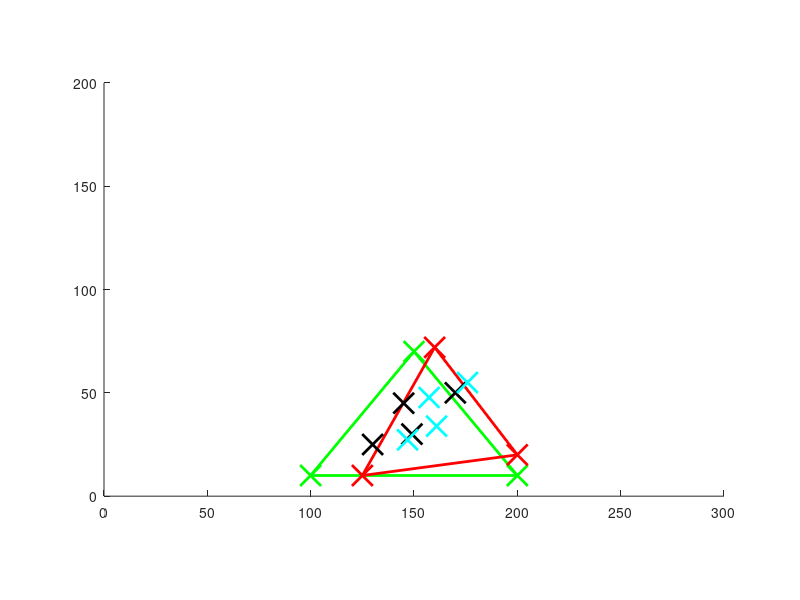

MATLAB code to generate this figure:
%% Define 2 sets of vanishing point
vanishingPtsA = [100, 10;
                150, 70;
                200, 10];
vanishingptsB = [125, 10;
                 160, 72;
                 200, 20];
            
movingPtsA = [149, 30;
              130, 25;
              170, 50;
              145, 45];
movingPtsB = [];
for i = 1:size(movingPtsA);
%% Triangulation measurement (?
% p = alpha*p1 + beta*p2 + gamma*p3
tempVar =   -vanishingPtsA(2,1) * vanishingPtsA(3,2) + ...
            vanishingPtsA(2,1) * vanishingPtsA(1,2) + ...
            vanishingPtsA(1,1) * vanishingPtsA(3,2) + ... 
            vanishingPtsA(3,1) * vanishingPtsA(2,2) - ...            
            vanishingPtsA(3,1) * vanishingPtsA(1,2) - ...
            vanishingPtsA(1,1) * vanishingPtsA(2,2);
% beta = (x3*Y - x1*Y - x3*y1 - X*y3 + x1*y3 + X*y1 ) / (-x2*y3 + x2*y1 + x1*y3 + x3*y2 - x3*y1 - x1y2)       
beta =  (vanishingPtsA(3,1) * movingPtsA(i,2) - ...
        vanishingPtsA(1,1) * movingPtsA(i,2) - ...
        vanishingPtsA(3,1) * vanishingPtsA(1,2) - ...
        movingPtsA(i,1) * vanishingPtsA(3,2) + ...
        vanishingPtsA(1,1) * vanishingPtsA(3,2) + ...
        movingPtsA(i,1) * vanishingPtsA(1,2) ) / tempVar;
% gamma = (X*y2 - X*y1 - x1*y2 - x2*Y + x2*y1 + x1*Y) / (-x2*y3 + x2*y1 + x1*y3 + x3*y2 - x3*y1 - x1y2)
gamma =     (movingPtsA(i,1) * vanishingPtsA(2,2) - ...
            movingPtsA(i,1) * vanishingPtsA(1,2) - ...
            vanishingPtsA(1,1) * vanishingPtsA(2,2) - ...
            vanishingPtsA(2,1) * movingPtsA(i,2) + ...
            vanishingPtsA(2,1) * vanishingPtsA(1,2) + ...
            vanishingPtsA(1,1) * movingPtsA(i,2) ) / tempVar;
alpha = 1 - (beta + gamma);
movingPtsB(i,:) = alpha * vanishingptsB(1,:) + beta * vanishingptsB(2,:) + gamma * vanishingptsB(3,:);
end
%% Plot figure for demonstration purpose
figure(1), hold on;
xlim([0,300]);
ylim([0,200]);
daspect([1 1 1]);
% Triangular formed by three vanishing points A
plot(vanishingPtsA(:,1), vanishingPtsA(:,2), 'x', 'Color', 'Green', 'MarkerSize', 15, 'LineWidth', 2);
plot([vanishingPtsA(1,1), vanishingPtsA(2,1)], [vanishingPtsA(1,2), vanishingPtsA(2,2)], '-', 'Color', 'Green', 'LineWidth', 2);
plot([vanishingPtsA(1,1), vanishingPtsA(3,1)], [vanishingPtsA(1,2), vanishingPtsA(3,2)], '-', 'Color', 'Green', 'LineWidth', 2);
plot([vanishingPtsA(2,1), vanishingPtsA(3,1)], [vanishingPtsA(2,2), vanishingPtsA(3,2)], '-', 'Color', 'Green', 'LineWidth', 2);

% Triangular formed by three vanishing points B
plot(vanishingptsB(:,1), vanishingptsB(:,2), 'x', 'Color', 'Red', 'MarkerSize', 15, 'LineWidth', 2);
plot([vanishingptsB(1,1), vanishingptsB(2,1)], [vanishingptsB(1,2), vanishingptsB(2,2)], '-', 'Color', 'Red', 'LineWidth', 2);
plot([vanishingptsB(1,1), vanishingptsB(3,1)], [vanishingptsB(1,2), vanishingptsB(3,2)], '-', 'Color', 'Red', 'LineWidth', 2);
plot([vanishingptsB(2,1), vanishingptsB(3,1)], [vanishingptsB(2,2), vanishingptsB(3,2)], '-', 'Color', 'Red', 'LineWidth', 2);

% Moving points bounded by vanishing points A
plot(movingPtsA(:,1), movingPtsA(:,2), 'x', 'Color', 'Black', 'MarkerSize', 15, 'LineWidth', 2);
% plot([movingPtsA(1), vanishingPtsA(1,1)], [movingPtsA(2), vanishingPtsA(1,2)], '-', 'Color', 'M', 'LineWidth', 1);
% plot([movingPtsA(1), vanishingPtsA(2,1)], [movingPtsA(2), vanishingPtsA(2,2)], '-', 'Color', 'M', 'LineWidth', 1);
% plot([movingPtsA(1), vanishingPtsA(3,1)], [movingPtsA(2), vanishingPtsA(3,2)], '-', 'Color', 'M', 'LineWidth', 1);

% Moving points bounded by vanishing points B
plot(movingPtsB(:,1), movingPtsB(:,2), 'x', 'Color', 'Cyan', 'MarkerSize', 15, 'LineWidth', 2);
% plot([movingPtsB(1), vanishingptsB(1,1)], [movingPtsB(2), vanishingptsB(1,2)], '-', 'Color', 'M', 'LineWidth', 1);
% plot([movingPtsB(1), vanishingptsB(2,1)], [movingPtsB(2), vanishingptsB(2,2)], '-', 'Color', 'M', 'LineWidth', 1);
% plot([movingPtsB(1), vanishingptsB(3,1)], [movingPtsB(2), vanishingptsB(3,2)], '-', 'Color', 'M', 'LineWidth', 1);